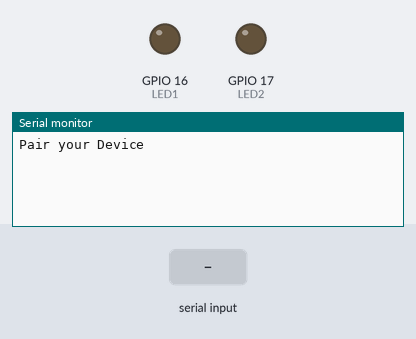
This sketch was run on a simulated ESP32. Shown: output pins drawn as LEDs (lit = HIGH), the last lines printed to the serial monitor. The test bench sets the inputs (shaded band). Nothing arrives over Bluetooth unless stated.

Above: at 1.2 s.
1.3 s: "LED:" received over Serial
At 2.9 s:
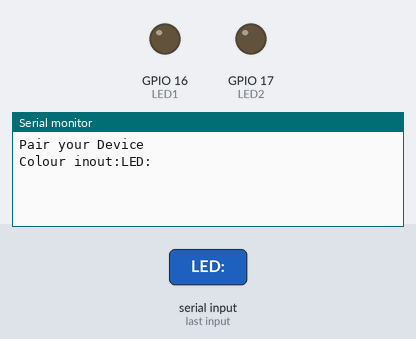
3.8 s: "LED:" received over the second serial link
At 6.0 s:
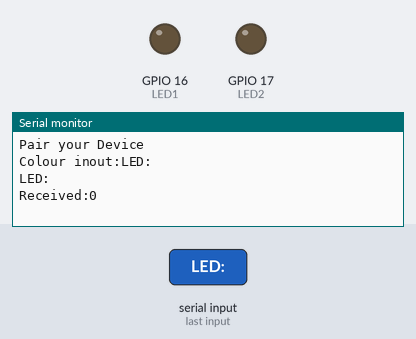
6.3 s: "Brightness:" received over Serial
At 7.8 s:
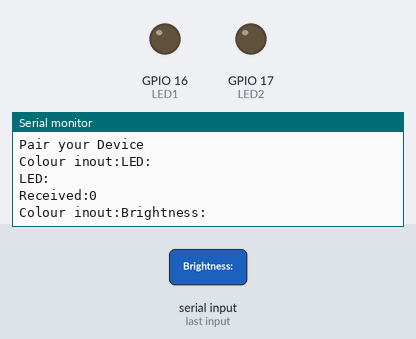
8.8 s: "Brightness:" received over the second serial link
At 11.0 s:
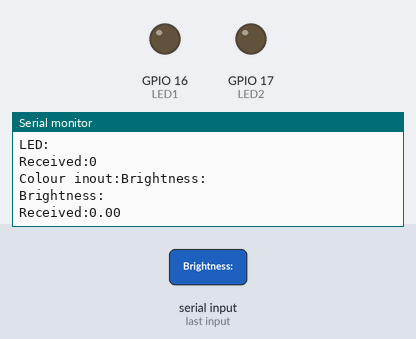
11.3 s: "Colour Temperature:" received over Serial
At 12.9 s:
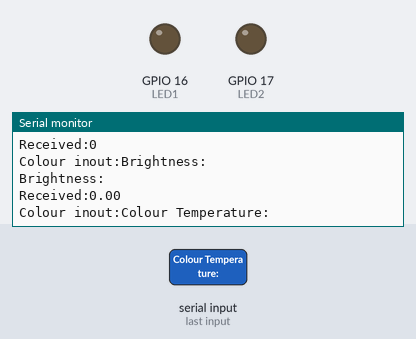
13.8 s: "Colour Temperature:" received over the second serial link
At 16.0 s:
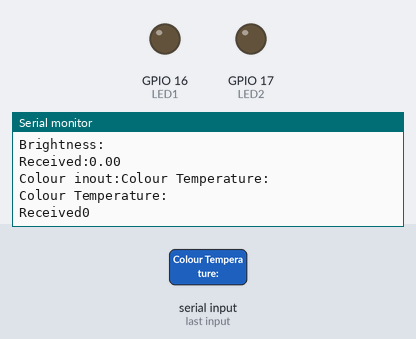

The sketch:

BluetoothControl.ino
```cpp
// Library for Bluetooth Related Functionalities
#include "BluetoothSerial.h"

//Intialise the Bluetooth
BluetoothSerial ESP_BT;

// Stored Variable
String incoming_value;
int onoff=0;
float brightness=0.5;
int colour=127;
int autowc=1;

float g=2.0; //gamma correction

// GPIO for LED (Warm- RX2(PIN 16) , Cool-TX2 (Pin17))
int LED1=16;
int LED2=17;

// Setting PWM Properties
const int freq = 100000;
const int ledChannel1 = 0;
const int ledChannel2 = 1;

// Duty Cycle
const int resolution = 9;

// Gamma Correction
const uint8_t PROGMEM gamma8[] = {
  0, 0, 0, 0, 0, 0, 0, 0, 0, 0, 0, 0, 0, 0, 0, 0,
  0, 0, 0, 0, 0, 0, 0, 0, 0, 0, 0, 0, 1, 1, 1, 1,
  1, 1, 1, 1, 1, 1, 1, 1, 1, 2, 2, 2, 2, 2, 2, 2,
  2, 3, 3, 3, 3, 3, 3, 3, 4, 4, 4, 4, 4, 5, 5, 5,
  5, 6, 6, 6, 6, 7, 7, 7, 7, 8, 8, 8, 9, 9, 9, 10,
  10, 10, 11, 11, 11, 12, 12, 13, 13, 13, 14, 14,
  15, 15, 16, 16, 17, 17, 18, 18, 19, 19, 20, 20,
  21, 21, 22, 22, 23, 24, 24, 25, 25, 26, 27, 27,
  28, 29, 29, 30, 31, 32, 32, 33, 34, 35, 35, 36,
  37, 38, 39, 40, 41, 42, 43, 44, 45, 46, 47, 48,
  49, 50, 50, 51, 52, 54, 55, 56, 57, 58, 59, 60,
  61, 62, 63, 64, 66, 67, 68, 69, 70, 72, 73, 74,
  75, 77, 78, 79, 81, 82, 83, 85, 86, 87, 89, 90,
  92, 93, 95, 96, 98, 99, 101, 102, 104, 107, 109,
  110, 112, 114, 115, 117, 119, 120, 122, 124, 126,
  127, 129, 131, 133, 135, 137, 138, 140, 142, 144,
  146, 148, 150, 152, 154, 156, 158, 160, 162, 164,
  167, 169, 171, 173, 175, 177, 180, 182, 184, 186,
  189, 191, 193, 196, 198, 200, 203, 205, 208, 210,
  213, 215, 218, 220, 223, 225, 228, 231, 233, 236,
  2239, 241, 244, 247, 249, 252, 255
};

void setup() {
  Serial.begin(9600);                       // Initialise Bluetooth Interface
  ESP_BT.begin("ESP32_LED_Control");        // name of bluetooth
  Serial.println("Pair your Device");        // Serial Monitor prints this once upload
  ledcSetup(ledChannel1, freq, resolution);  // Configure and set up LED PWM functions for channel 1
  ledcSetup(ledChannel2, freq, resolution);  // Configure and set up LED PWM functions for channel 2
  ledcAttachPin(LED1, ledChannel1);         // LED1 for singal output, Channel 1 will genertate the signal
  ledcAttachPin(LED2, ledChannel2);         // LED2 for singal output, Channel 2 will genertate the signal

}

void loop(){
  if (Serial.available()) {                   // For testing purposes
    String input= Serial.readString();        // Key in and read (0-100)
    colour= input.toFloat() / 100.0 * 255.0;  // Convert to 0-255
    Serial.print("Colour inout:");            // print the conversion
    Serial.println(input);
  }

  if (ESP_BT.available())                     // Check if we receive anything from Bluetooth, adn proceed to next line.
  {
    incoming_value = ESP_BT.readString();     // Read what we received from the phone application
    Serial.println(incoming_value);           // print what we received from phone application

    // ON (LED: 1) & OFF (LED:0)
    if (incoming_value.indexOf("LED:") >=0)
    {
      incoming_value = incoming_value.substring(incoming_value.lastIndexOf(':') + 1);   // Take the string after semicolon (LED)
      onoff= incoming_value.toInt();                                                    // Convert the string into Integer
      Serial.print("Received:");                                                        // Print the LED value
      Serial.println(onoff);
    }

    //Brightness (Brightness: x)
    else if (incoming_value.indexOf("Brightness:") >=0)
    {
      incoming_value = incoming_value.substring(incoming_value.indexOf(':') + 1);    // Take the string after semicolon(Brightness)
      brightness = incoming_value.toFloat() / 100.0;                                // Convert the string into float and divide by 100
      brightness= pow(brightness, g);
      Serial.print("Received:");
      Serial.println(brightness);
    }

    // Colour Temperature (colour:x) 0-255
    else if (incoming_value.indexOf("Colour Temperature:") >=0)
    {
      incoming_value= incoming_value.substring(incoming_value.indexOf(':') + 1);     // Take the string after the semicolon (Colour temperature)
      colour= incoming_value.toInt();
      Serial.print("Received");
      Serial.println(colour);
    }

    //Auto-warm 3000K / Auto-Cool 5700k
    else if (incoming_value.indexOf("Auto:") >=0 )
    {
      incoming_value = incoming_value.substring(incoming_value.indexOf(':') + 1);     // Take the string after semicolon (Auto-Warm / Auto-Cool)
      autowc = incoming_value.toInt();
      Serial.print("Received:");
      Serial.println(autowc);
    }
  }

// ON
if (onoff ==1 ){
  float cool_val= 0;
  float warm_val= 0;
  // ON > Colour temperature 3000K > Get user brightness > Warm Light On > Cool Light Off
  if (autowc == 3000){
    warm_val = brightness * 255.0;
    cool_val = 0;
  }
  // ON > Colour Temperature 5700K> Get user brightness > Cool Light On > Warm Light Off
  else if (autowc == 5700) {
    warm_val = 0;
    cool_val = brightness *255.0;
  }
  // ON > Customisation > User Input
  else if (autowc ==1) {
    warm_val = byte(brightness * (255.0 - float(colour)));
    cool_val = byte(brightness * float(colour));
  }
  warm_val *= 2.0;
  cool_val *= 2.0;
  Serial.printf("warm val:%f cool val: %f\n", warm_val, cool_val);
  ledcWrite(ledChannel1, int(warm_val));
  ledcWrite(ledChannel2, int(cool_val));
}

//OFF
if (onoff == 0){
  ledcWrite(ledChannel1, 0);      // Warm Light Off
  ledcWrite(ledChannel2, 0);      // Cool Light Off
}

delay(1);                         // Short Delay
}
```

Measured:
- after the input at 1.3 s, the serial monitor: prints a new line after 1.0 s (image 1)
- after the input at 3.8 s, the serial monitor: prints a new line after 1.0 s (image 2)
- after the input at 6.3 s, the serial monitor: prints a new line after 1.0 s (image 3)
- after the input at 8.8 s, the serial monitor: prints a new line after 1.0 s (image 4)
- after the input at 11.3 s, the serial monitor: prints a new line after 1.0 s (image 5)
- after the input at 13.8 s, the serial monitor: prints a new line after 1.0 s (image 6)
